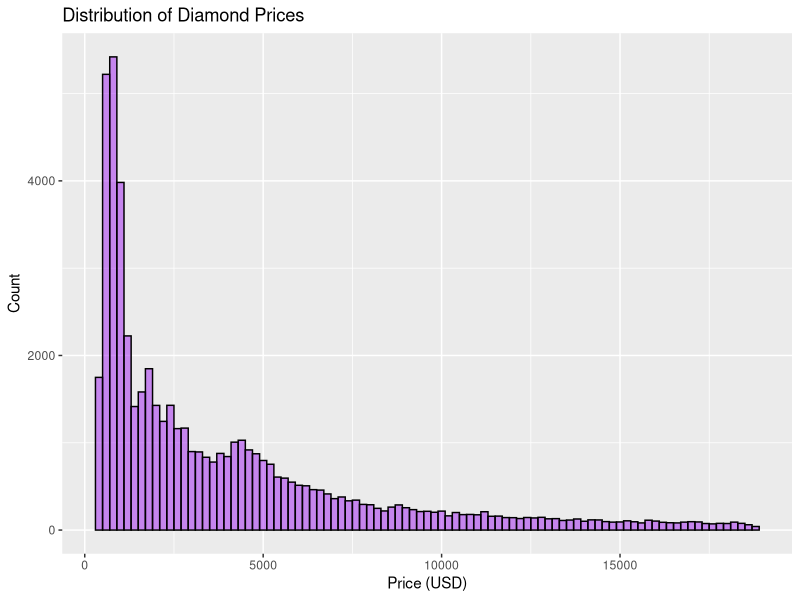
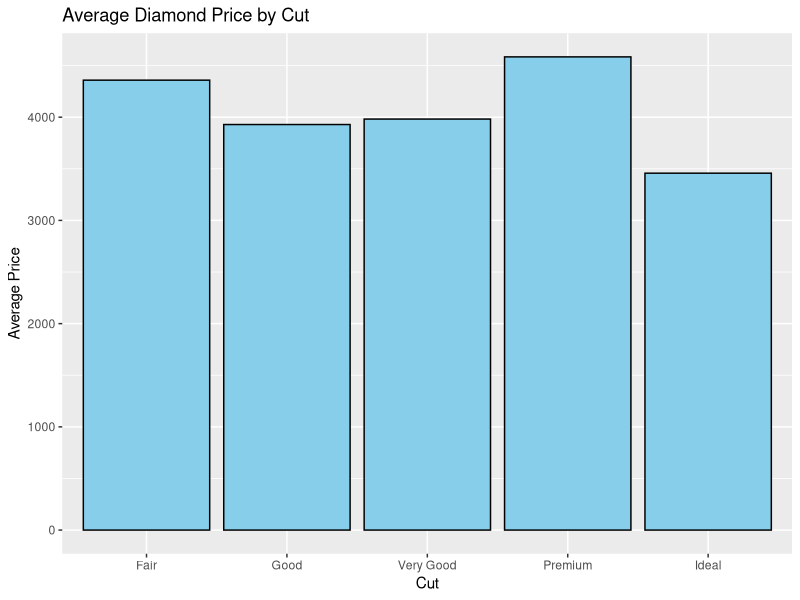

Recreate these plots in R, in order.
## ---- chunk 1
library(ggplot2)
data(diamonds)
head(diamonds)
summary(diamonds)
?diamonds
## ---- chunk 2
ggplot(diamonds, aes(x = price)) +
  geom_histogram(binwidth = 200, fill = "purple",color = "black", alpha = 0.5) +
  labs(title = "Distribution of Diamond Prices", x = "Price (USD)", y = "Count")
##this graph shows a right-skewed distribution, with most diamond prices falling below $5000. 
## ---- chunk 3
ggplot(diamonds, aes(x = cut, y = price)) +
  stat_summary(fun = mean, geom = "bar", fill = "skyblue", color = "black") +
  labs(title = "Average Diamond Price by Cut", x = "Cut", y = "Average Price")

## ---- chunk 4
Price_Cut <- lm(price ~ cut, data=diamonds)
summary (Price_Cut)
summary(Price_Cut)$r.squared
